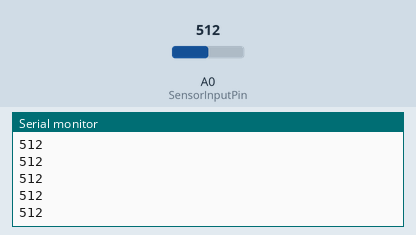
Bench run of a program on a simulated ESP8266 (NodeMCU). Parts: the last lines printed to the serial monitor. Inputs (shaded band) come from the test bench; at power-on: A0 (SensorInputPin) = 512.

Above: at 1.2 s.
1.3 s: A0 (SensorInputPin) set to 716
At 2.2 s:
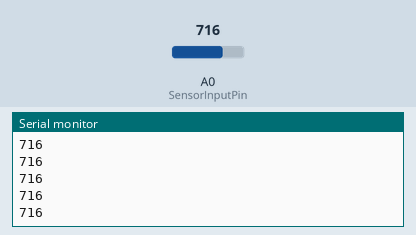
2.8 s: A0 (SensorInputPin) set to 900
At 3.4 s:
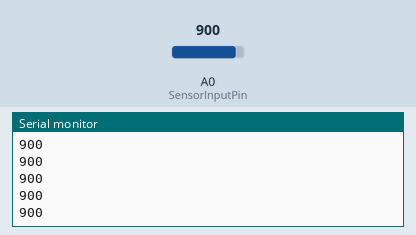
Timing chart, 0 to 5.8 s (numbered marks = the images above; inputs shaded):
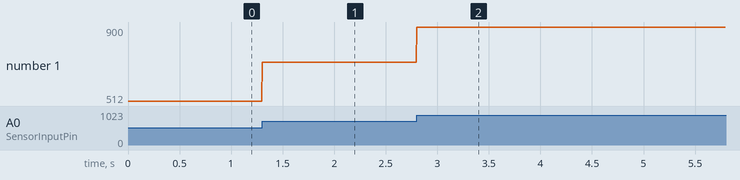

The program:

main.cpp
```cpp
#include "Arduino.h"
#include "EMGFilters.h"

#define TIMING_DEBUG 1
#define SensorInputPin A0 // input pin number

EMGFilters myFilter;
// discrete filters must works with fixed sample frequence
// our emg filter only support "SAMPLE_FREQ_500HZ" or "SAMPLE_FREQ_1000HZ"
// other sampleRate inputs will bypass all the EMG_FILTER
int sampleRate = SAMPLE_FREQ_1000HZ;
// For countries where power transmission is at 50 Hz
// For countries where power transmission is at 60 Hz, need to change to
// "NOTCH_FREQ_60HZ"
// our emg filter only support 50Hz and 60Hz input
// other inputs will bypass all the EMG_FILTER
int humFreq = NOTCH_FREQ_60HZ;

// Calibration:
// put on the sensors, and release your muscles;
// wait a few seconds, and select the max value as the threshold;
// any value under threshold will be set to zero
static int Threshold = 0;

unsigned long timeStamp;
unsigned long timeBudget;

void setup() {
    /* add setup code here */
    myFilter.init(SAMPLE_FREQ_1000HZ, NOTCH_FREQ_60HZ, true, true, true);

    // open serial
    Serial.begin(9600);

    // setup for time cost measure
    // using micros()
    timeBudget = 1e6 / sampleRate;
    // micros will overflow and auto return to zero every 70 minutes
}

void loop() {
    /* add main program code here */
    // In order to make sure the ADC sample frequence on arduino,
    // the time cost should be measured each loop
    /*------------start here-------------------*/
    timeStamp = micros();

    int Value = analogRead(SensorInputPin);

    // filter processing
    int DataAfterFilter = myFilter.update(Value);

    int envlope = sq(DataAfterFilter);
    // any value under threshold will be set to zero
    envlope = (envlope > Threshold) ? envlope : 0;

    timeStamp = micros() - timeStamp;
    if (TIMING_DEBUG) {
        // Serial.print("Read Data: "); Serial.println(Value);
        // Serial.print("Filtered Data: ");Serial.println(DataAfterFilter);
        Serial.println(Value);
        // Serial.print("Filters cost time: "); Serial.println(timeStamp);
        // the filter cost average around 520 us
    }

    /*------------end here---------------------*/
    // if less than timeBudget, then you still have (timeBudget - timeStamp) to
    // do your work
    delayMicroseconds(500);
    // aumentar para 1000 e ver se ajuda.
    // if more than timeBudget, the sample rate need to reduce to
    // SAMPLE_FREQ_500HZ
}
```

Measured:
- after the input at 1.3 s, the serial monitor: prints a new line at once (image 1)
- after the input at 2.8 s, the serial monitor: prints a new line at once (image 2)
- plotted number 1: 512 → 716 after the input at 1.3 s, 716 → 900 after the input at 2.8 s
